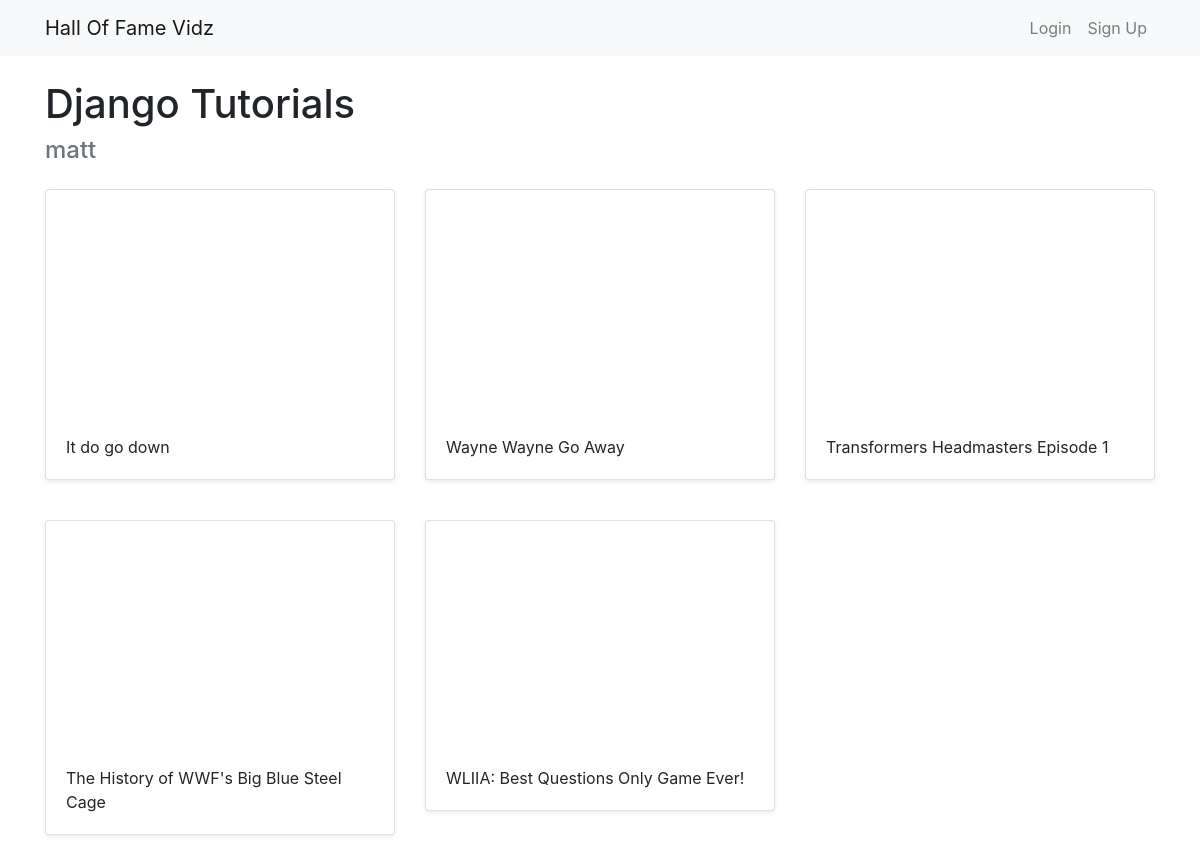
Before: /halloffame/2 with the older database file.
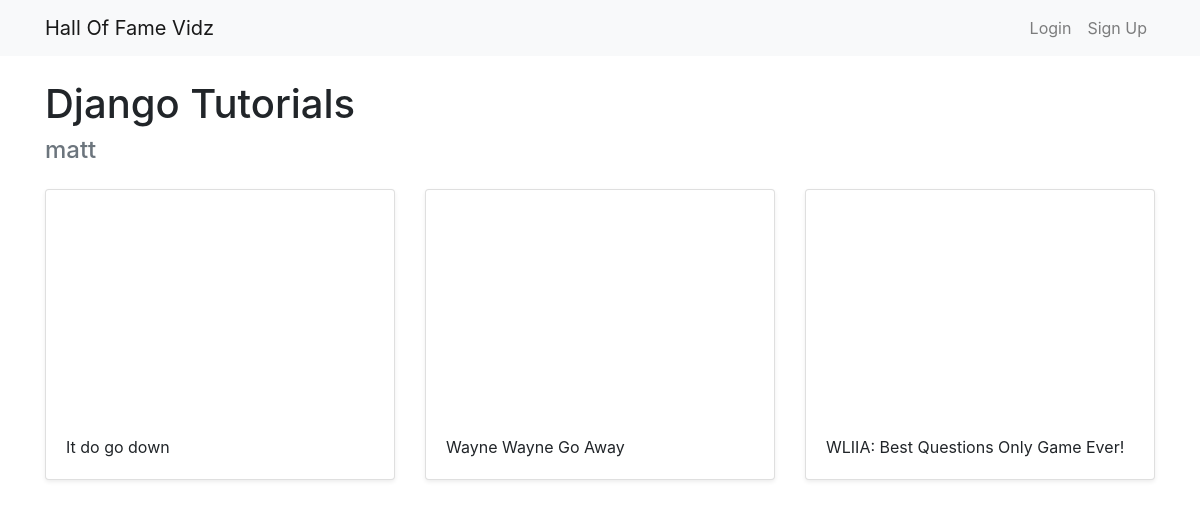
After: the same page with the newer database file.
### halls/models.py (models this page shows, shortened)
class Video(models.Model):
    title = models.CharField(max_length=255)
    url = models.URLField()
    youtube_id = models.CharField(max_length=255)
    hall = models.ForeignKey(Hall, on_delete=models.CASCADE)
    objects = models.Manager()

### halls/views.py (the view)
# urls.py: path('halloffame/<int:pk>', views.DetailHall.as_view(), name='detail_hall'),
class DetailHall(generic.DetailView):
    model = Hall
    template_name = 'halls/detail_hall.html'

### templates/halls/detail_hall.html (shortened to what this page needs)
{% extends 'base.html' %}
{% block content %}
<h1>{{ hall.title }}</h1>
<h4 class="text-muted">{{ hall.user.username }}</h4>
<div class="row">
    {% for video in hall.video_set.all %}
        <div class="col-md-4 mt-3">
            <div class="card mb-4 shadow-sm">
                <iframe width="100%" height="225" src="https://www.youtube.com/embed/{{ video.youtube_id }}" frameborder="0" allow="accelerometer; autoplay; encrypted-media; gyroscope; picture-in-picture" allowfullscreen></iframe>
                <div class="card-body text-left">
                    <p class="card-text"> {{ video.title }}</p>
                </div>
            </div>
        </div>
    {% endfor %}
</div>
{% endblock %}

Changed rows visible on the page:
removed Video: title "Transformers Headmasters Episode 1"
removed Video: title "The History of WWF's Big Blue Steel Cage"
